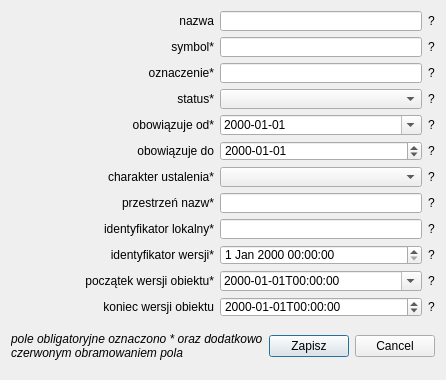
<?xml version="1.0" encoding="UTF-8"?>
<ui version="4.0">
 <class>Dialog</class>
 <widget class="QDialog" name="Dialog">
  <property name="geometry">
   <rect>
    <x>0</x>
    <y>0</y>
    <width>413</width>
    <height>380</height>
   </rect>
  </property>
  <property name="sizePolicy">
   <sizepolicy hsizetype="MinimumExpanding" vsizetype="MinimumExpanding">
    <horstretch>0</horstretch>
    <verstretch>0</verstretch>
   </sizepolicy>
  </property>
  <property name="minimumSize">
   <size>
    <width>413</width>
    <height>380</height>
   </size>
  </property>
  <property name="maximumSize">
   <size>
    <width>1000</width>
    <height>1000</height>
   </size>
  </property>
  <property name="baseSize">
   <size>
    <width>413</width>
    <height>380</height>
   </size>
  </property>
  <property name="windowTitle">
   <string>Dialog</string>
  </property>
  <property name="sizeGripEnabled">
   <bool>false</bool>
  </property>
  <property name="modal">
   <bool>false</bool>
  </property>
  <layout class="QGridLayout" name="gridLayout_2">
   <property name="sizeConstraint">
    <enum>QLayout::SetMinAndMaxSize</enum>
   </property>
   <item row="0" column="0">
    <layout class="QVBoxLayout" name="verticalLayout">
     <item>
      <layout class="QGridLayout" name="gridLayout">
       <item row="9" column="0">
        <widget class="QLabel" name="lokalnyId_label">
         <property name="sizePolicy">
          <sizepolicy hsizetype="MinimumExpanding" vsizetype="MinimumExpanding">
           <horstretch>0</horstretch>
           <verstretch>0</verstretch>
          </sizepolicy>
         </property>
         <property name="font">
          <font>
           <weight>50</weight>
           <bold>false</bold>
          </font>
         </property>
         <property name="text">
          <string>identyfikator lokalny*</string>
         </property>
         <property name="alignment">
          <set>Qt::AlignRight|Qt::AlignTrailing|Qt::AlignVCenter</set>
         </property>
        </widget>
       </item>
       <item row="0" column="1">
        <widget class="QLineEdit" name="nazwa">
         <property name="sizePolicy">
          <sizepolicy hsizetype="MinimumExpanding" vsizetype="MinimumExpanding">
           <horstretch>0</horstretch>
           <verstretch>0</verstretch>
          </sizepolicy>
         </property>
         <property name="minimumSize">
          <size>
           <width>0</width>
           <height>20</height>
          </size>
         </property>
         <property name="maximumSize">
          <size>
           <width>16777215</width>
           <height>20</height>
          </size>
         </property>
        </widget>
       </item>
       <item row="5" column="0">
        <widget class="QLabel" name="obowiazujeDo_label">
         <property name="sizePolicy">
          <sizepolicy hsizetype="MinimumExpanding" vsizetype="MinimumExpanding">
           <horstretch>0</horstretch>
           <verstretch>0</verstretch>
          </sizepolicy>
         </property>
         <property name="text">
          <string>obowiązuje do</string>
         </property>
         <property name="alignment">
          <set>Qt::AlignRight|Qt::AlignTrailing|Qt::AlignVCenter</set>
         </property>
        </widget>
       </item>
       <item row="10" column="1">
        <widget class="QDateTimeEdit" name="wersjaId">
         <property name="sizePolicy">
          <sizepolicy hsizetype="MinimumExpanding" vsizetype="MinimumExpanding">
           <horstretch>0</horstretch>
           <verstretch>0</verstretch>
          </sizepolicy>
         </property>
         <property name="minimumSize">
          <size>
           <width>0</width>
           <height>20</height>
          </size>
         </property>
         <property name="maximumSize">
          <size>
           <width>16777215</width>
           <height>20</height>
          </size>
         </property>
        </widget>
       </item>
       <item row="8" column="1">
        <widget class="QLineEdit" name="przestrzenNazw">
         <property name="sizePolicy">
          <sizepolicy hsizetype="MinimumExpanding" vsizetype="MinimumExpanding">
           <horstretch>0</horstretch>
           <verstretch>0</verstretch>
          </sizepolicy>
         </property>
         <property name="minimumSize">
          <size>
           <width>0</width>
           <height>20</height>
          </size>
         </property>
         <property name="maximumSize">
          <size>
           <width>16777215</width>
           <height>20</height>
          </size>
         </property>
         <property name="toolTip">
          <string>string</string>
         </property>
        </widget>
       </item>
       <item row="1" column="0">
        <widget class="QLabel" name="symbol_label">
         <property name="sizePolicy">
          <sizepolicy hsizetype="MinimumExpanding" vsizetype="MinimumExpanding">
           <horstretch>0</horstretch>
           <verstretch>0</verstretch>
          </sizepolicy>
         </property>
         <property name="font">
          <font>
           <weight>50</weight>
           <bold>false</bold>
          </font>
         </property>
         <property name="text">
          <string>symbol*</string>
         </property>
         <property name="alignment">
          <set>Qt::AlignRight|Qt::AlignTrailing|Qt::AlignVCenter</set>
         </property>
        </widget>
       </item>
       <item row="14" column="0">
        <widget class="QLabel" name="koniecWersjiObiektu_label">
         <property name="sizePolicy">
          <sizepolicy hsizetype="MinimumExpanding" vsizetype="MinimumExpanding">
           <horstretch>0</horstretch>
           <verstretch>0</verstretch>
          </sizepolicy>
         </property>
         <property name="text">
          <string>koniec wersji obiektu</string>
         </property>
         <property name="alignment">
          <set>Qt::AlignRight|Qt::AlignTrailing|Qt::AlignVCenter</set>
         </property>
        </widget>
       </item>
       <item row="4" column="0">
        <widget class="QLabel" name="obowiazujeOd_label">
         <property name="sizePolicy">
          <sizepolicy hsizetype="Minimum" vsizetype="Minimum">
           <horstretch>0</horstretch>
           <verstretch>0</verstretch>
          </sizepolicy>
         </property>
         <property name="minimumSize">
          <size>
           <width>105</width>
           <height>0</height>
          </size>
         </property>
         <property name="text">
          <string>obowiązuje od*</string>
         </property>
         <property name="alignment">
          <set>Qt::AlignRight|Qt::AlignTrailing|Qt::AlignVCenter</set>
         </property>
        </widget>
       </item>
       <item row="7" column="0">
        <widget class="QLabel" name="charakterUstalenia_label">
         <property name="sizePolicy">
          <sizepolicy hsizetype="MinimumExpanding" vsizetype="MinimumExpanding">
           <horstretch>0</horstretch>
           <verstretch>0</verstretch>
          </sizepolicy>
         </property>
         <property name="font">
          <font>
           <weight>50</weight>
           <bold>false</bold>
          </font>
         </property>
         <property name="text">
          <string>charakter ustalenia*</string>
         </property>
         <property name="alignment">
          <set>Qt::AlignRight|Qt::AlignTrailing|Qt::AlignVCenter</set>
         </property>
        </widget>
       </item>
       <item row="3" column="2">
        <widget class="QLabel" name="label_10">
         <property name="text">
          <string>?</string>
         </property>
        </widget>
       </item>
       <item row="0" column="2">
        <widget class="QLabel" name="label_4">
         <property name="text">
          <string>?</string>
         </property>
        </widget>
       </item>
       <item row="8" column="0">
        <widget class="QLabel" name="przestrzenNazw_label">
         <property name="sizePolicy">
          <sizepolicy hsizetype="MinimumExpanding" vsizetype="MinimumExpanding">
           <horstretch>0</horstretch>
           <verstretch>0</verstretch>
          </sizepolicy>
         </property>
         <property name="font">
          <font>
           <weight>50</weight>
           <bold>false</bold>
          </font>
         </property>
         <property name="text">
          <string>przestrzeń nazw*</string>
         </property>
         <property name="alignment">
          <set>Qt::AlignRight|Qt::AlignTrailing|Qt::AlignVCenter</set>
         </property>
        </widget>
       </item>
       <item row="13" column="0">
        <widget class="QLabel" name="poczatekWersjiObiektu_label">
         <property name="sizePolicy">
          <sizepolicy hsizetype="MinimumExpanding" vsizetype="MinimumExpanding">
           <horstretch>0</horstretch>
           <verstretch>0</verstretch>
          </sizepolicy>
         </property>
         <property name="font">
          <font>
           <weight>50</weight>
           <bold>false</bold>
          </font>
         </property>
         <property name="text">
          <string>początek wersji obiektu*</string>
         </property>
         <property name="alignment">
          <set>Qt::AlignRight|Qt::AlignTrailing|Qt::AlignVCenter</set>
         </property>
        </widget>
       </item>
       <item row="14" column="2">
        <widget class="QLabel" name="label_12">
         <property name="text">
          <string>?</string>
         </property>
        </widget>
       </item>
       <item row="10" column="0">
        <widget class="QLabel" name="wersjaId_label">
         <property name="sizePolicy">
          <sizepolicy hsizetype="MinimumExpanding" vsizetype="MinimumExpanding">
           <horstretch>0</horstretch>
           <verstretch>0</verstretch>
          </sizepolicy>
         </property>
         <property name="font">
          <font>
           <weight>50</weight>
           <bold>false</bold>
          </font>
         </property>
         <property name="text">
          <string>identyfikator wersji*</string>
         </property>
         <property name="alignment">
          <set>Qt::AlignRight|Qt::AlignTrailing|Qt::AlignVCenter</set>
         </property>
        </widget>
       </item>
       <item row="7" column="2">
        <widget class="QLabel" name="label_7">
         <property name="text">
          <string>?</string>
         </property>
        </widget>
       </item>
       <item row="14" column="1">
        <widget class="QgsDateTimeEdit" name="koniecWersjiObiektu">
         <property name="sizePolicy">
          <sizepolicy hsizetype="MinimumExpanding" vsizetype="MinimumExpanding">
           <horstretch>0</horstretch>
           <verstretch>0</verstretch>
          </sizepolicy>
         </property>
         <property name="minimumSize">
          <size>
           <width>0</width>
           <height>20</height>
          </size>
         </property>
         <property name="maximumSize">
          <size>
           <width>16777215</width>
           <height>20</height>
          </size>
         </property>
         <property name="maximumTime">
          <time>
           <hour>23</hour>
           <minute>0</minute>
           <second>0</second>
          </time>
         </property>
         <property name="displayFormat">
          <string>yyyy-MM-ddTHH:mm:ss</string>
         </property>
         <property name="timeSpec">
          <enum>Qt::UTC</enum>
         </property>
        </widget>
       </item>
       <item row="3" column="1">
        <widget class="QComboBox" name="status">
         <property name="sizePolicy">
          <sizepolicy hsizetype="MinimumExpanding" vsizetype="MinimumExpanding">
           <horstretch>0</horstretch>
           <verstretch>0</verstretch>
          </sizepolicy>
         </property>
         <property name="minimumSize">
          <size>
           <width>0</width>
           <height>20</height>
          </size>
         </property>
         <property name="maximumSize">
          <size>
           <width>16777215</width>
           <height>20</height>
          </size>
         </property>
        </widget>
       </item>
       <item row="2" column="0">
        <widget class="QLabel" name="oznaczenie_label">
         <property name="sizePolicy">
          <sizepolicy hsizetype="MinimumExpanding" vsizetype="MinimumExpanding">
           <horstretch>0</horstretch>
           <verstretch>0</verstretch>
          </sizepolicy>
         </property>
         <property name="font">
          <font>
           <weight>50</weight>
           <bold>false</bold>
          </font>
         </property>
         <property name="text">
          <string>oznaczenie*</string>
         </property>
         <property name="alignment">
          <set>Qt::AlignRight|Qt::AlignTrailing|Qt::AlignVCenter</set>
         </property>
        </widget>
       </item>
       <item row="7" column="1">
        <widget class="QComboBox" name="charakterUstalenia">
         <property name="sizePolicy">
          <sizepolicy hsizetype="MinimumExpanding" vsizetype="MinimumExpanding">
           <horstretch>0</horstretch>
           <verstretch>0</verstretch>
          </sizepolicy>
         </property>
         <property name="minimumSize">
          <size>
           <width>0</width>
           <height>20</height>
          </size>
         </property>
         <property name="maximumSize">
          <size>
           <width>16777215</width>
           <height>20</height>
          </size>
         </property>
        </widget>
       </item>
       <item row="3" column="0">
        <widget class="QLabel" name="status_label">
         <property name="sizePolicy">
          <sizepolicy hsizetype="MinimumExpanding" vsizetype="MinimumExpanding">
           <horstretch>0</horstretch>
           <verstretch>0</verstretch>
          </sizepolicy>
         </property>
         <property name="font">
          <font>
           <weight>50</weight>
           <bold>false</bold>
          </font>
         </property>
         <property name="text">
          <string>status*</string>
         </property>
         <property name="alignment">
          <set>Qt::AlignRight|Qt::AlignTrailing|Qt::AlignVCenter</set>
         </property>
        </widget>
       </item>
       <item row="0" column="0">
        <widget class="QLabel" name="nazwa_label">
         <property name="sizePolicy">
          <sizepolicy hsizetype="MinimumExpanding" vsizetype="MinimumExpanding">
           <horstretch>0</horstretch>
           <verstretch>0</verstretch>
          </sizepolicy>
         </property>
         <property name="text">
          <string>nazwa</string>
         </property>
         <property name="alignment">
          <set>Qt::AlignRight|Qt::AlignTrailing|Qt::AlignVCenter</set>
         </property>
        </widget>
       </item>
       <item row="13" column="1">
        <widget class="QDateTimeEdit" name="poczatekWersjiObiektu">
         <property name="sizePolicy">
          <sizepolicy hsizetype="MinimumExpanding" vsizetype="MinimumExpanding">
           <horstretch>0</horstretch>
           <verstretch>0</verstretch>
          </sizepolicy>
         </property>
         <property name="minimumSize">
          <size>
           <width>0</width>
           <height>20</height>
          </size>
         </property>
         <property name="maximumSize">
          <size>
           <width>16777215</width>
           <height>20</height>
          </size>
         </property>
         <property name="displayFormat">
          <string>yyyy-MM-ddTHH:mm:ss</string>
         </property>
         <property name="calendarPopup">
          <bool>true</bool>
         </property>
         <property name="timeSpec">
          <enum>Qt::UTC</enum>
         </property>
        </widget>
       </item>
       <item row="10" column="2">
        <widget class="QLabel" name="label_3">
         <property name="text">
          <string>?</string>
         </property>
        </widget>
       </item>
       <item row="8" column="2">
        <widget class="QLabel" name="label_1">
         <property name="text">
          <string>?</string>
         </property>
        </widget>
       </item>
       <item row="9" column="1">
        <widget class="QLineEdit" name="lokalnyId">
         <property name="sizePolicy">
          <sizepolicy hsizetype="MinimumExpanding" vsizetype="MinimumExpanding">
           <horstretch>0</horstretch>
           <verstretch>0</verstretch>
          </sizepolicy>
         </property>
         <property name="minimumSize">
          <size>
           <width>0</width>
           <height>20</height>
          </size>
         </property>
         <property name="maximumSize">
          <size>
           <width>16777215</width>
           <height>20</height>
          </size>
         </property>
         <property name="toolTip">
          <string>string</string>
         </property>
        </widget>
       </item>
       <item row="9" column="2">
        <widget class="QLabel" name="label_2">
         <property name="text">
          <string>?</string>
         </property>
        </widget>
       </item>
       <item row="13" column="2">
        <widget class="QLabel" name="label_11">
         <property name="text">
          <string>?</string>
         </property>
        </widget>
       </item>
       <item row="2" column="1">
        <widget class="QLineEdit" name="oznaczenie">
         <property name="sizePolicy">
          <sizepolicy hsizetype="MinimumExpanding" vsizetype="MinimumExpanding">
           <horstretch>0</horstretch>
           <verstretch>0</verstretch>
          </sizepolicy>
         </property>
         <property name="minimumSize">
          <size>
           <width>0</width>
           <height>20</height>
          </size>
         </property>
         <property name="maximumSize">
          <size>
           <width>16777215</width>
           <height>20</height>
          </size>
         </property>
        </widget>
       </item>
       <item row="2" column="2">
        <widget class="QLabel" name="label_5">
         <property name="text">
          <string>?</string>
         </property>
        </widget>
       </item>
       <item row="1" column="1">
        <widget class="QLineEdit" name="symbol">
         <property name="sizePolicy">
          <sizepolicy hsizetype="MinimumExpanding" vsizetype="MinimumExpanding">
           <horstretch>0</horstretch>
           <verstretch>0</verstretch>
          </sizepolicy>
         </property>
         <property name="minimumSize">
          <size>
           <width>0</width>
           <height>20</height>
          </size>
         </property>
         <property name="maximumSize">
          <size>
           <width>16777215</width>
           <height>20</height>
          </size>
         </property>
        </widget>
       </item>
       <item row="1" column="2">
        <widget class="QLabel" name="label_6">
         <property name="text">
          <string>?</string>
         </property>
        </widget>
       </item>
       <item row="4" column="1">
        <widget class="QgsDateTimeEdit" name="obowiazujeOd">
         <property name="sizePolicy">
          <sizepolicy hsizetype="MinimumExpanding" vsizetype="MinimumExpanding">
           <horstretch>0</horstretch>
           <verstretch>0</verstretch>
          </sizepolicy>
         </property>
         <property name="minimumSize">
          <size>
           <width>0</width>
           <height>20</height>
          </size>
         </property>
         <property name="maximumSize">
          <size>
           <width>16777215</width>
           <height>20</height>
          </size>
         </property>
         <property name="displayFormat">
          <string>yyyy-MM-dd</string>
         </property>
         <property name="calendarPopup">
          <bool>true</bool>
         </property>
        </widget>
       </item>
       <item row="4" column="2">
        <widget class="QLabel" name="label_8">
         <property name="text">
          <string>?</string>
         </property>
        </widget>
       </item>
       <item row="5" column="1">
        <widget class="QgsDateTimeEdit" name="obowiazujeDo">
         <property name="sizePolicy">
          <sizepolicy hsizetype="MinimumExpanding" vsizetype="MinimumExpanding">
           <horstretch>0</horstretch>
           <verstretch>0</verstretch>
          </sizepolicy>
         </property>
         <property name="minimumSize">
          <size>
           <width>0</width>
           <height>20</height>
          </size>
         </property>
         <property name="maximumSize">
          <size>
           <width>16777215</width>
           <height>20</height>
          </size>
         </property>
         <property name="displayFormat">
          <string>yyyy-MM-dd</string>
         </property>
        </widget>
       </item>
       <item row="5" column="2">
        <widget class="QLabel" name="label_9">
         <property name="text">
          <string>?</string>
         </property>
        </widget>
       </item>
      </layout>
     </item>
     <item>
      <layout class="QHBoxLayout" name="horizontalLayout">
       <item>
        <widget class="QLabel" name="label">
         <property name="sizePolicy">
          <sizepolicy hsizetype="MinimumExpanding" vsizetype="MinimumExpanding">
           <horstretch>0</horstretch>
           <verstretch>0</verstretch>
          </sizepolicy>
         </property>
         <property name="font">
          <font>
           <italic>true</italic>
          </font>
         </property>
         <property name="text">
          <string>pole obligatoryjne oznaczono * oraz dodatkowo czerwonym obramowaniem pola</string>
         </property>
         <property name="wordWrap">
          <bool>true</bool>
         </property>
        </widget>
       </item>
       <item>
        <spacer name="horizontalSpacer">
         <property name="orientation">
          <enum>Qt::Horizontal</enum>
         </property>
         <property name="sizeHint" stdset="0">
          <size>
           <width>40</width>
           <height>20</height>
          </size>
         </property>
        </spacer>
       </item>
       <item>
        <widget class="QPushButton" name="zapisz">
         <property name="text">
          <string>Zapisz</string>
         </property>
        </widget>
       </item>
       <item>
        <widget class="QDialogButtonBox" name="buttonBox">
         <property name="enabled">
          <bool>true</bool>
         </property>
         <property name="orientation">
          <enum>Qt::Horizontal</enum>
         </property>
         <property name="standardButtons">
          <set>QDialogButtonBox::Cancel</set>
         </property>
         <property name="centerButtons">
          <bool>false</bool>
         </property>
        </widget>
       </item>
       <item>
        <spacer name="horizontalSpacer_2">
         <property name="orientation">
          <enum>Qt::Horizontal</enum>
         </property>
         <property name="sizeHint" stdset="0">
          <size>
           <width>40</width>
           <height>20</height>
          </size>
         </property>
        </spacer>
       </item>
      </layout>
     </item>
    </layout>
   </item>
  </layout>
 </widget>
 <customwidgets>
  <customwidget>
   <class>QgsDateTimeEdit</class>
   <extends>QDateTimeEdit</extends>
   <header>qgsdatetimeedit.h</header>
  </customwidget>
 </customwidgets>
 <tabstops>
  <tabstop>nazwa</tabstop>
  <tabstop>symbol</tabstop>
  <tabstop>oznaczenie</tabstop>
  <tabstop>status</tabstop>
  <tabstop>obowiazujeOd</tabstop>
  <tabstop>obowiazujeDo</tabstop>
  <tabstop>charakterUstalenia</tabstop>
  <tabstop>przestrzenNazw</tabstop>
  <tabstop>lokalnyId</tabstop>
  <tabstop>wersjaId</tabstop>
  <tabstop>poczatekWersjiObiektu</tabstop>
  <tabstop>koniecWersjiObiektu</tabstop>
  <tabstop>zapisz</tabstop>
 </tabstops>
 <resources/>
 <connections>
  <connection>
   <sender>buttonBox</sender>
   <signal>rejected()</signal>
   <receiver>Dialog</receiver>
   <slot>reject()</slot>
   <hints>
    <hint type="sourcelabel">
     <x>467</x>
     <y>561</y>
    </hint>
    <hint type="destinationlabel">
     <x>267</x>
     <y>295</y>
    </hint>
   </hints>
  </connection>
 </connections>
</ui>
